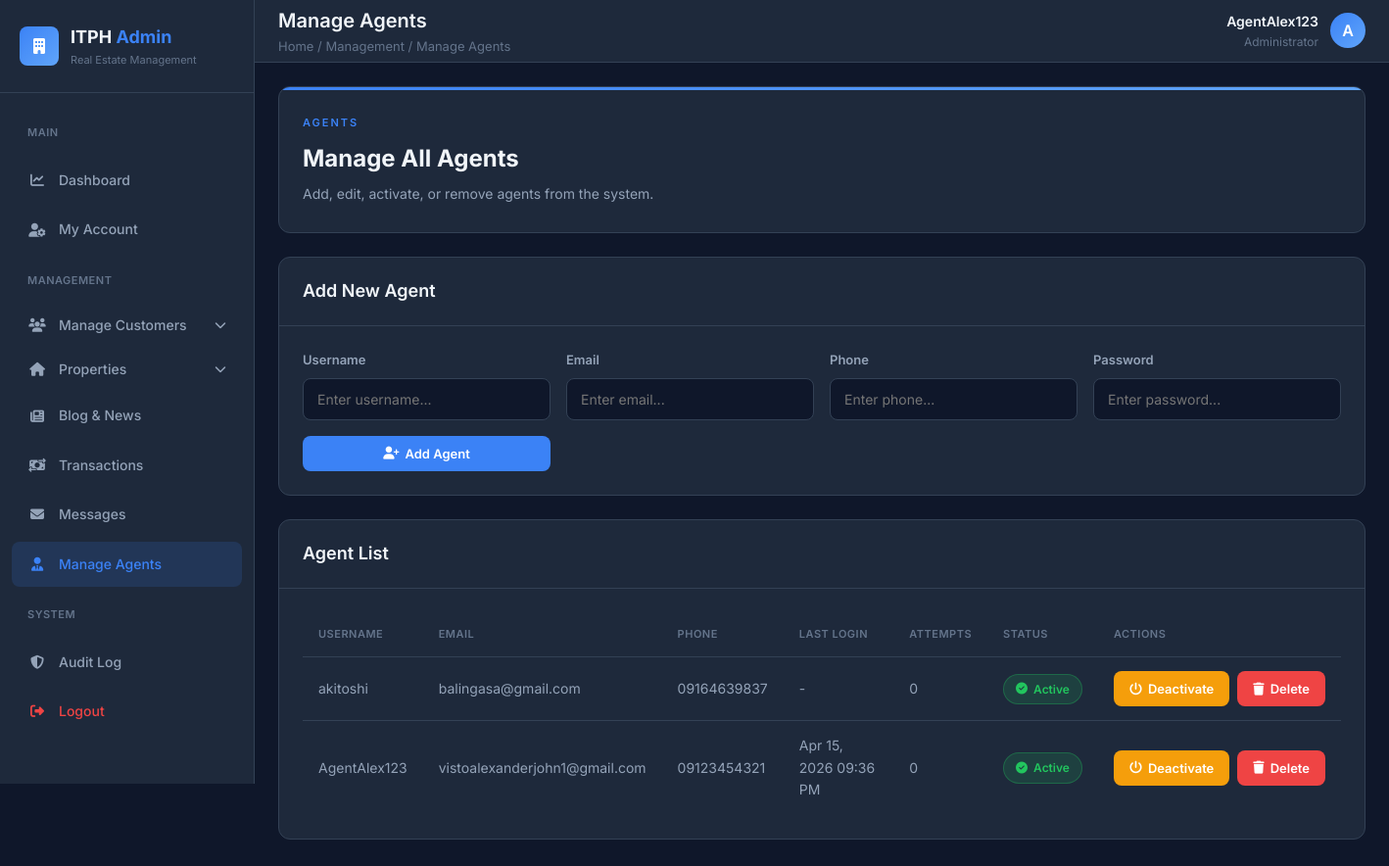
Page /admin_side/manage_agent.php (signed in) on the earlier database version.
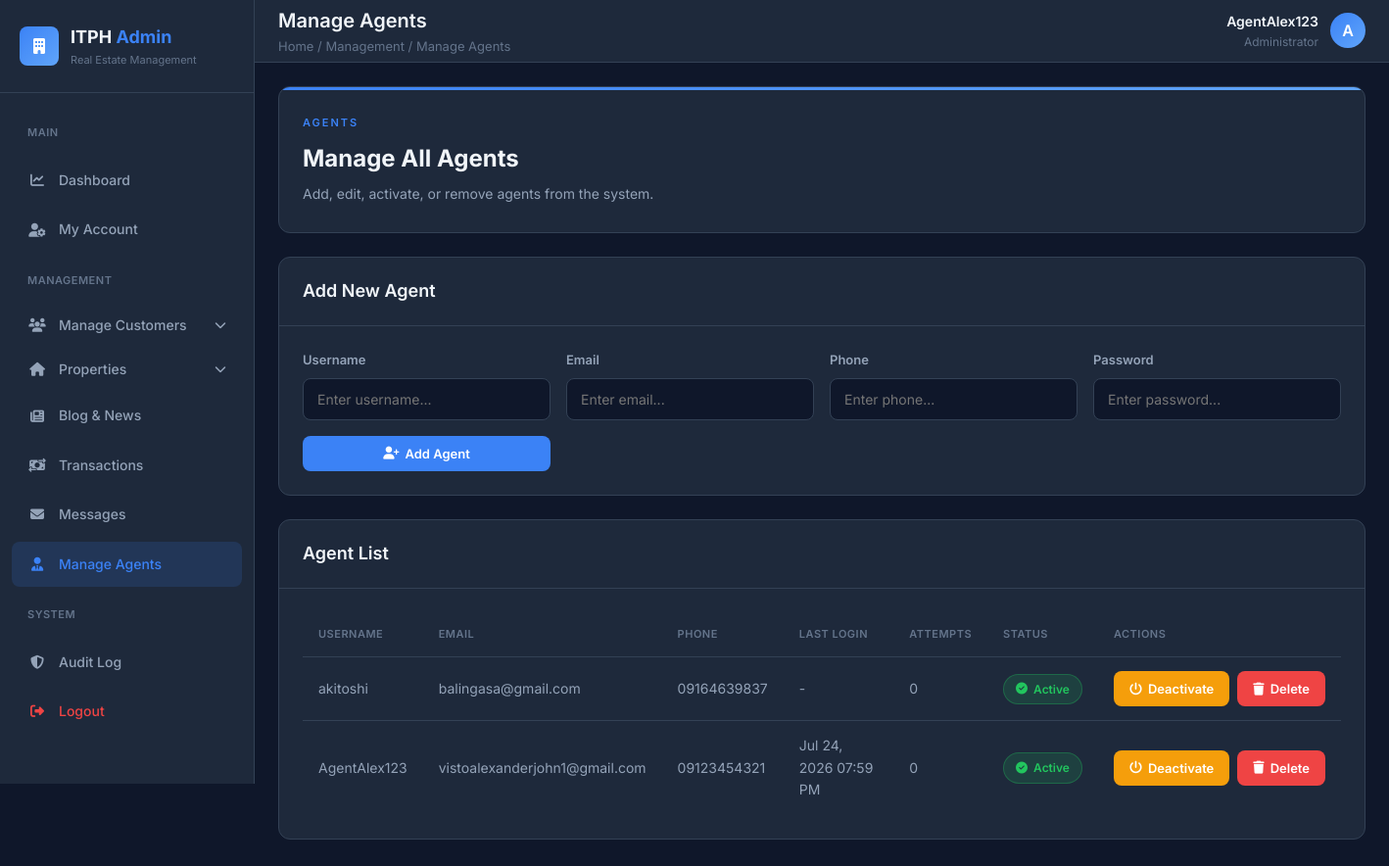
Same page on the later database version.
### tables this page shows
CREATE TABLE `agents` (
  `id` int(11) NOT NULL,
  `username` varchar(50) NOT NULL,
  `gmail` varchar(100) NOT NULL,
  `password` varchar(255) NOT NULL,
  `created_at` timestamp NOT NULL DEFAULT current_timestamp(),
  `last_login` datetime DEFAULT NULL,
  `phone` varchar(20) DEFAULT NULL,
  `status` enum('Active','Inactive') DEFAULT 'Active',
  `verified` tinyint(1) DEFAULT 0,
  `login_attempts` int(11) DEFAULT 0,
  `last_attempt` datetime DEFAULT NULL,
  `fullname` varchar(255) NOT NULL
);

### admin_side/manage_agent.php (the view, shortened to what the changed rows need)
<?php
$conn = get_db_connection();
$agents_query = $conn->query("SELECT * FROM agents ORDER BY id DESC");
?>
<!DOCTYPE html>
<html lang="en">
<head>
<link rel="stylesheet" href="https://cdnjs.cloudflare.com/ajax/libs/font-awesome/6.5.0/css/all.min.css">
</head>
<body>
<div class="dashboard">
    <main class="main-content">
        <div class="content">
            <div class="card">
                <div class="card-body">
                    <div class="table-responsive">
                    <table>
                        <thead>
                            <tr>
                                <th>Username</th>
                                <th>Email</th>
                                <th>Phone</th>
                                <th>Last Login</th>
                                <th>Attempts</th>
                                <th>Status</th>
                                <th>Actions</th>
                            </tr>
                        </thead>
                        <tbody>
                        <?php if($agents_query->num_rows > 0): ?>
                            <?php while($agent = $agents_query->fetch_assoc()): ?>
                                <tr>
                                    <td><?= htmlspecialchars($agent['username']) ?></td>
                                    <td><?= htmlspecialchars($agent['gmail']) ?></td>
                                    <td><?= htmlspecialchars($agent['phone']) ?></td>
                                    <td><?= htmlspecialchars($agent['last_login'] ? date('M d, Y h:i A', strtotime($agent['last_login'])) : '-') ?></td>
                                    <td><?= $agent['login_attempts'] ?></td>
                                    <td>
                                        <?php if($agent['login_attempts'] >= 5): ?>
                                            <span class="status-badge status-blocked">
                                                <i class="fa-solid fa-lock"></i> Blocked
                                            </span>
                                        <?php elseif($agent['status'] === 'Active'): ?>
                                            <span class="status-badge status-active">
                                                <i class="fa-solid fa-circle-check"></i> Active
                                            </span>
                                        <?php else: ?>
                                            <span class="status-badge status-inactive">
                                                <i class="fa-solid fa-circle-xmark"></i> Inactive
                                            </span>
                                        <?php endif; ?>
                                    </td>
                                    <td>
                                        <div class="actions-cell">
                                            <form method="POST" style="display:inline;">
                                                <button type="submit" name="toggle_status" class="btn btn-warning">
                                                    <i class="fa-solid fa-power-off"></i> <?= $agent['status'] === 'Active' ? 'Deactivate' : 'Activate' ?>
                                                </button>
                                            </form>
                                            <form method="POST" style="display:inline;" onsubmit="return confirm('Are you sure you want to delete this agent?');">
                                                <button type="submit" name="delete_agent" class="btn btn-danger">
                                                    <i class="fa-solid fa-trash"></i> Delete
                                                </button>
                                            </form>
                                        </div>
                                    </td>
                                </tr>
                            <?php endwhile; ?>
                        <?php endif; ?>
                        </tbody>
                    </table>
                    </div>
                </div>
            </div>
        </div>
    </main>
</div>
</body>
</html>

Differences in the rows shown:
changed agents "AgentAlex123": last_login "Apr 15, 2026 09:36 PM" → "Jul 24, 2026 07:59 PM"
